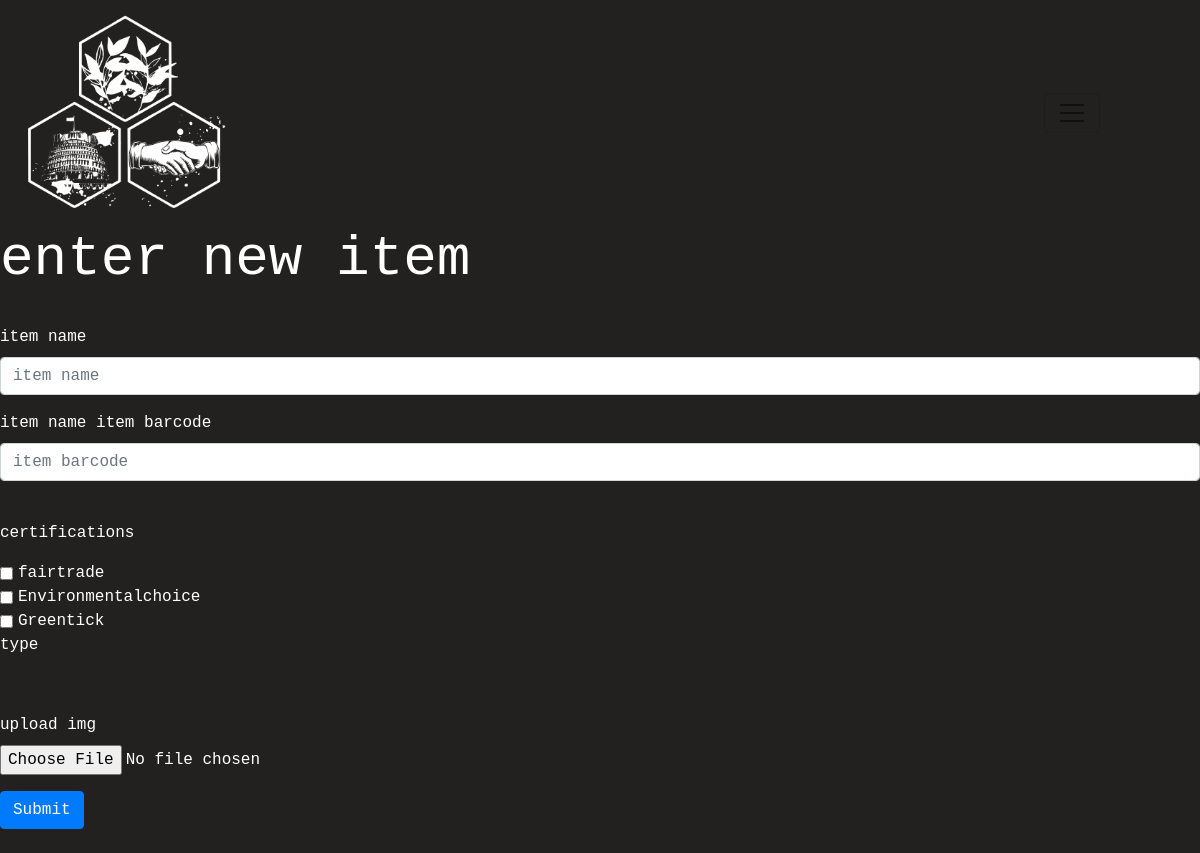
/index.php?page=enteritem, run on an earlier commit of the app's database.
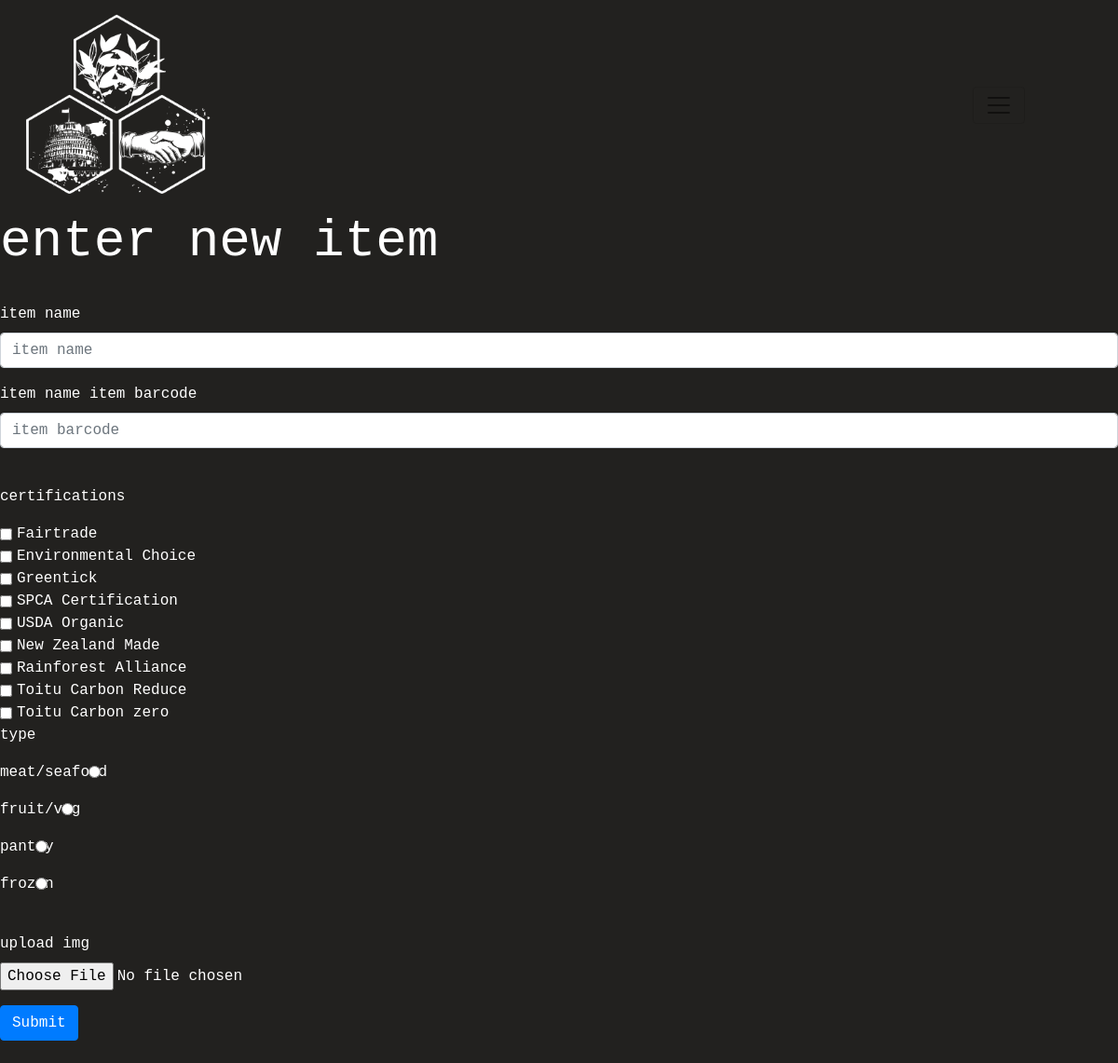
And on a later commit of the database.
### tables this page shows
CREATE TABLE `cert` (
  `certID` int(2) NOT NULL,
  `certname` varchar(30) NOT NULL,
  `logo` varchar(20) NOT NULL,
  `about` varchar(300) NOT NULL
);

CREATE TABLE `type` (
  `typeID` int(3) NOT NULL,
  `typename` varchar(30) NOT NULL
);

### enteritem.php (the view, shortened to what this page needs)
<?php
include("navbar.php");
?>
<h1 class="display-4">enter new item</h1>
<br>
<form action="index.php?page=insertitem" method="post" enctype="multipart/form-data">
  <div class="form-group">
    <label for="exampleFormControlInput1">item name</label>
    <input class="form-control" required type="text" name="item_name" placeholder="item name">
  </div>
  <div class="form-group">
    <label for="exampleFormControlInput1">item name</label>
    <label for="exampleFormControlInput1">item barcode</label>
    <input class="form-control" required type="number" name="item_code" placeholder="item barcode">
  </div>
  <div class="form-group">
    <br>
  <p>certifications</p>
  <?php
  $certinput_sql="SELECT * FROM cert";
  $certinput_qry=mysqli_query($dbconnect, $certinput_sql);
  $certinput_aa = mysqli_fetch_assoc($certinput_qry);
  $n = 0;
  do {
    $cert = $certinput_aa['certname'];
    $n = $n+1;
  ?>
</div>
  <div class="form-check form-check-inline">
  <input class="form-check-input" type="checkbox" value="<?php echo "option$n"?>" name="<?php echo "option$n";?>">
  <label class="form-check-label" for=<?php echo "checkbox$n";?>><?php echo $cert;?></label>
</div>
<br>
<?php } while($certinput_aa = mysqli_fetch_assoc($certinput_qry));
?>
<p>type</p>
<?php
$typeinput_sql="SELECT * FROM type";
$typeinput_qry=mysqli_query($dbconnect, $typeinput_sql);
$typeinput_aa = mysqli_fetch_assoc($typeinput_qry);
do {
  $type = $typeinput_aa['typeID'];
  $typename = $typeinput_aa['typename'];
?>
<div class="form-group">
  <span></span><label class="form-check-label" for="<?php echo "$type"?>">
    <?php echo $typename;?>
    <input class="form-check-input" type="radio" value="<?php echo "$type"?>" name="item_type" id="radio">
  </label>
</div>
<?php } while($typeinput_aa = mysqli_fetch_assoc($typeinput_qry));
?>
<br>
  <div class="form-group">
    <label for="exampleFormControlFile1">upload img</label>
    <input type="file" class="form-control-file" name="fileToUpload" id="fileToUpload">
  </div>
  <button type="submit" class="btn btn-primary mb-2" name="submit_button">Submit</button>
</form>

### index.php (shortened to what this page needs)
<html lang="en"
>
  <head>
    <link rel="stylesheet" href="https://stackpath.bootstrapcdn.com/bootstrap/4.1.3/css/bootstrap.min.css">
    <link rel="stylesheet" href="custom.css">
<body
    <?php
      include("dbconnect.php");
    if (isset($_GET['page'])) {
      $page = $_GET['page'];
    } else {
      $page = "home";
    }
      include("$page.php");
     ?>
  </body>
</html>

### navbar.php (shortened to what this page needs)
<nav class="navbar navbar-light">
  <a class="navbar-brand" href="index.php?page=home"><img src="images/white_logo.png" style="height:200px" alt=""></a>
  <button class="navbar-toggler" type="button" data-toggle="collapse" data-target="#collapsibleNavbar">
    <span class="navbar-toggler-icon"></span>
  </button>
</nav>

### custom.css (style rules this page uses)
body { font-family: Courier New; color: white; background-color: #22211F; }
.navbar { padding-right: 100px; min-height: 200px; margin-bottom: 0; }

What changed in the data, as far as the page shows it:
changed cert: certname "fairtrade" → "Fairtrade"
changed cert: certname "Environmentalchoice" → "Environmental Choice"
added cert: certname "SPCA Certification"
added cert: certname "USDA Organic"
added cert: certname "New Zealand Made"
added cert: certname "Rainforest Alliance"
added cert: certname "Toitu Carbon Reduce"
added cert: certname "Toitu Carbon zero"
added type: typename "meat/seafood"
added type: typename "fruit/veg"
added type: typename "pantry"
added type: typename "frozen"
